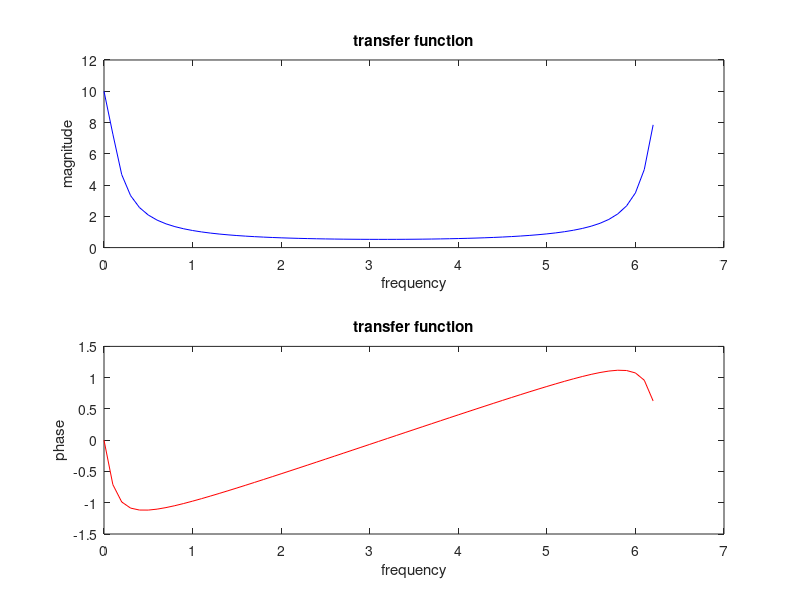

MATLAB code for this plot:
n = input("number of samples:")
% w = 0:((2*pi)/n):(2*pi)
w = 0:0.1:2*pi
h1 = zeros(1,length(w))
for i=1:length(w)
  h1(i) = 1/(1-(0.9*exp(-j*w(i))))
endfor
mag1 = abs(h1)
phase1 = angle(h1)
subplot(2,1,1)
plot(w,mag1,'b')
xlabel("frequency")
ylabel("magnitude")
title("transfer function")
subplot(2,1,2)
plot(w,phase1,'r')
xlabel("frequency")
ylabel("phase")
title("transfer function")
